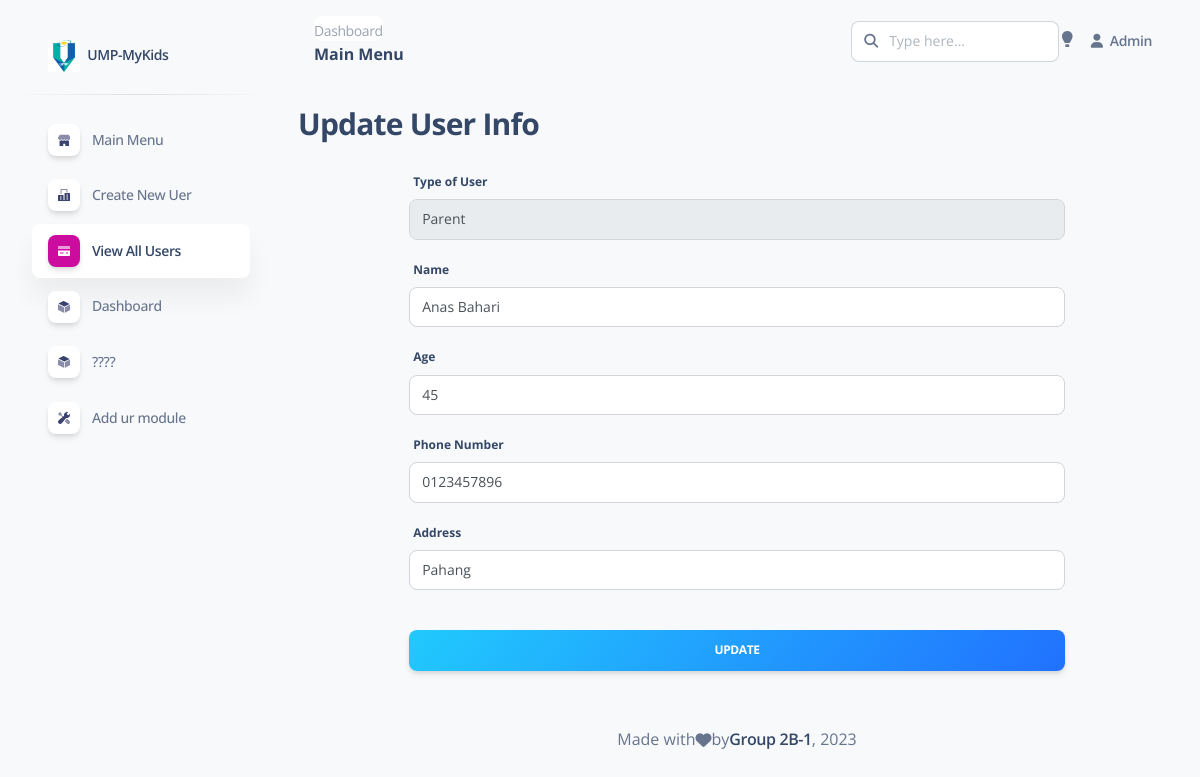
Page /pages/edit_user.php?pid=4 (signed in) on the committed database.
### tables this page shows
CREATE TABLE `parent` (
  `ParentId` mediumint(9) NOT NULL,
  `ParentName` varchar(30) DEFAULT NULL,
  `ParentEmail` varchar(30) DEFAULT NULL,
  `ParentPass` varchar(30) DEFAULT NULL,
  `ParentAge` mediumint(9) DEFAULT NULL,
  `ParentPhnum` varchar(30) DEFAULT NULL,
  `ParentAddress` varchar(50) DEFAULT NULL,
  `ParentRegDate` date DEFAULT current_timestamp(),
  `ParentStatus` varchar(50) DEFAULT NULL,
  `ParentMedical` varchar(50) DEFAULT NULL,
  `PaymentId` mediumint(9) DEFAULT NULL
);

### pages/edit_user.php (the view, shortened to what this page needs)
<?php
include("db-con.php");
include('header.php');
if (isset($_GET['pid'])) {
    $pid = $_GET['pid'];
    $sql = "SELECT * FROM parent where 	ParentId = $pid ";
    $result_all = mysqli_query($conn, $sql);
    $type = "Parent";
} else if (isset($_GET['sid'])) {
    $sid = $_GET['sid'];
    $sql = "SELECT * FROM staff where StaffId  = $sid ";
    $result_all_s = mysqli_query($conn, $sql);
    $type = "Staff";
}
?>
<div class="container-fluid py-4">
    <h3>Update User Info</h3>
    <main class="main-content  mt-0">
        <section>
            <div>
                <div class="container">
                    <div class="row">
                        <div class="col-xl-10 col-lg-10 col-md-6 d-flex flex-column mx-auto">
                            <div>
                                <div class="card-body">
                                    <form role="form" method="POST">
                                        <?php
                                        if (isset($_GET['pid'])) {
                                            foreach ($result_all as $r) { ?>
                                                <label>Type of User</label>
                                                <div class="mb-3">
                                                    <input type="text" name="type" class="form-control" value="<?php echo $type ?>" readonly>
                                                </div>
                                                <label> Name</label>
                                                <div class="mb-3">
                                                    <input type="text" name="username" value="<?php echo $r['ParentName'] ?>" class="form-control" placeholder="User name" aria-label="user name" required>
                                                </div>
                                                <label>Age</label>
                                                <div class="mb-3">
                                                    <input type="number" name="age" class="form-control" value="<?php echo $r['ParentAge'] ?>" placeholder="Age" aria-label="age" required>
                                                </div>
                                                <label>Phone Number</label>
                                                <div class="mb-3">
                                                    <input type="text" name="phone" class="form-control" value="<?php echo $r['ParentPhnum'] ?>" placeholder="Phone Number" aria-label="phone" required>
                                                </div>
                                                <label>Address</label>
                                                <div class="mb-3">
                                                    <input type="text" name="address" class="form-control" value="<?php echo $r['ParentAddress'] ?>" placeholder="Address" aria-label="address" required>
                                                </div>
                                            <?php }
                                        } else if (isset($_GET['sid'])) {
                                            foreach ($result_all_s as $r) { ?>
                                                <label>Type of User</label>
                                                <div class="mb-3">
                                                    <input type="text" name="type" class="form-control" value="<?php echo $type ?>" readonly>
                                                </div>
                                                <label> Name</label>
                                                <div class="mb-3">
                                                    <input type="text" name="username" value="<?php echo $r['StaffName'] ?>" class="form-control" placeholder="User name" aria-label="user name" required>
                                                </div>
                                                <label>User Name</label>
                                                <div class="mb-3">
                                                    <input type="text" name="userid" value="<?php echo $r['StaffUsername'] ?>" class="form-control" placeholder="User ID" aria-label="user id" required>
                                                </div>
                                                <label>User Type</label>
                                                <div class="mb-3">
                                                    <input type="text" name="usertype" value="<?php echo $r['StaffType'] ?>" class="form-control" placeholder="User ID" aria-label="user id" required>
                                                </div>
                                                <label>Age</label>
                                                <div class="mb-3">
                                                    <input type="number" name="age" class="form-control" value="<?php echo $r['StaffAge'] ?>" placeholder="age" aria-label="age" required>
                                                </div>
                                                <label>Phone Number</label>
                                                <div class="mb-3">
                                                    <input type="text" name="phone" class="form-control" value="<?php echo $r['StaffPhnum'] ?>" placeholder="Phone Number" aria-label="phone" required>
                                                </div>
                                                <label>Address</label>
                                                <div class="mb-3">
                                                    <input type="text" name="address" class="form-control" value="<?php echo $r['StaffAddress'] ?>" placeholder="Address" aria-label="address" required>
                                                </div>
                                        <?php }
                                        }
                                        ?>
                                        <div class="text-center">
                                            <button type="submit" name="submit" class="btn bg-gradient-info w-100 mt-4 mb-0">Update</button>
                                        </div>
                                    </form>
                                </div>
                            </div>
                        </div>
                    </div>
                </div>
            </div>
        </section>
    </main>
</div>
<?php
include('footer.php');
?>

### rows in the picture
parent: username "Anas Bahari", age "45", phone "0123457896", address "Pahang"

### other values in the picture
$_SESSION["name"] "Admin"
